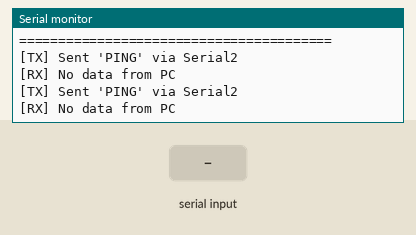
This sketch was run on a simulated Arduino Mega 2560, built with avr-gcc and run on an emulated ATmega2560. Parts: the last lines printed to the serial monitor. Inputs (shaded band) come from the test bench.

Above: at 1.2 s.
1.3 s: "1" received over the second serial link
At 2.8 s:
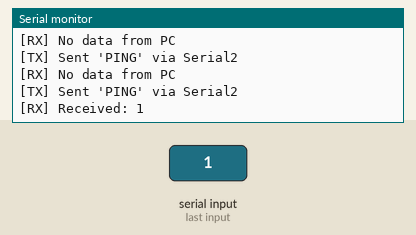
3.6 s: "0" received over the second serial link
At 4.7 s:
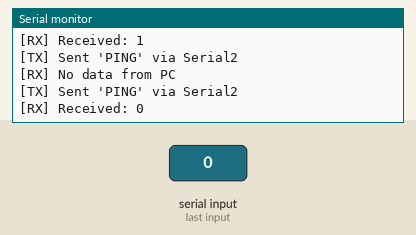
5.1 s: "2" received over the second serial link
At 5.5 s:
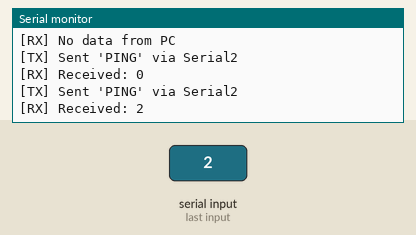

The sketch:

Serial2Test.ino
```cpp
// =====================================================================================
// Serial2 통신 테스트 스케치
// PC(USB-to-RS232) ↔ Arduino Serial2 (핀 16, 17) 연결 확인용
// 시리얼 모니터 115200 baud, No line ending
// =====================================================================================

void setup() {
  Serial.begin(115200);    // USB 디버깅
  Serial2.begin(115200);   // RS232 통신
  Serial2.setTimeout(1);

  Serial.println("========================================");
  Serial.println("  Serial2 Connection Test");
  Serial.println("========================================");
  Serial.println("  Sending 'PING' every 1 second via Serial2");
  Serial.println("  Waiting for any data from PC...");
  Serial.println("========================================");
  Serial.println();
}

void loop() {
  // --- Arduino → PC: 1초마다 PING 전송 ---
  Serial2.println("PING");
  Serial.println("[TX] Sent 'PING' via Serial2");

  // --- PC → Arduino: 수신 데이터 확인 ---
  delay(100);
  if (Serial2.available()) {
    Serial.print("[RX] Received: ");
    while (Serial2.available()) {
      char c = Serial2.read();
      Serial.print(c);
    }
    Serial.println();
  } else {
    Serial.println("[RX] No data from PC");
  }

  delay(900);
}
```

Measured:
- after the input at 1.3 s, the serial monitor: prints a new line after 0.82 s (image 1)
- after the input at 3.6 s, the serial monitor: prints a new line after 0.52 s (image 2)
- after the input at 5.1 s, the serial monitor: prints a new line at once (image 3)
